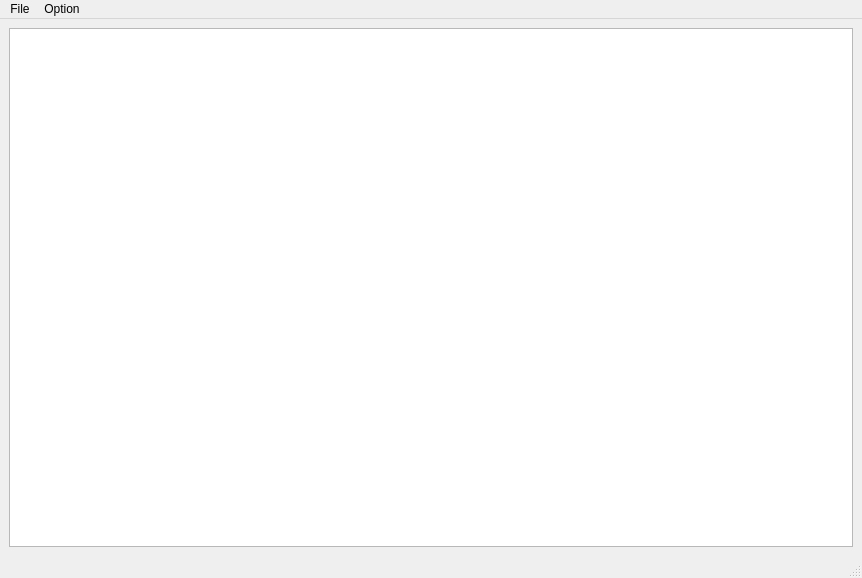
<?xml version="1.0" encoding="UTF-8"?>
<ui version="4.0">
 <class>MainWindow</class>
 <widget class="QMainWindow" name="MainWindow">
  <property name="geometry">
   <rect>
    <x>0</x>
    <y>0</y>
    <width>862</width>
    <height>578</height>
   </rect>
  </property>
  <property name="windowTitle">
   <string>MainWindow</string>
  </property>
  <widget class="QWidget" name="centralwidget">
   <layout class="QGridLayout" name="gridLayout">
    <item row="0" column="0">
     <widget class="QPlainTextEdit" name="plainTextEdit">
      <property name="lineWrapMode">
       <enum>QPlainTextEdit::NoWrap</enum>
      </property>
     </widget>
    </item>
   </layout>
  </widget>
  <widget class="QMenuBar" name="menubar">
   <property name="geometry">
    <rect>
     <x>0</x>
     <y>0</y>
     <width>862</width>
     <height>24</height>
    </rect>
   </property>
   <widget class="QMenu" name="menuFile">
    <property name="title">
     <string>File</string>
    </property>
    <addaction name="actionOpen"/>
    <addaction name="actionSave"/>
    <addaction name="actionClose"/>
   </widget>
   <widget class="QMenu" name="menuOption">
    <property name="title">
     <string>Option</string>
    </property>
    <widget class="QMenu" name="menuFont_size">
     <property name="title">
      <string>Font size</string>
     </property>
     <addaction name="action12_pt"/>
     <addaction name="action18_pt"/>
     <addaction name="action24_pt"/>
    </widget>
    <addaction name="menuFont_size"/>
   </widget>
   <addaction name="menuFile"/>
   <addaction name="menuOption"/>
  </widget>
  <widget class="QStatusBar" name="statusbar"/>
  <action name="actionOpen">
   <property name="text">
    <string>Open</string>
   </property>
  </action>
  <action name="actionSave">
   <property name="text">
    <string>Save</string>
   </property>
  </action>
  <action name="actionClose">
   <property name="text">
    <string>Close</string>
   </property>
  </action>
  <action name="action12ptx">
   <property name="text">
    <string>12ptx</string>
   </property>
  </action>
  <action name="action14ptx">
   <property name="text">
    <string>14ptx</string>
   </property>
  </action>
  <action name="action12_pt">
   <property name="text">
    <string>12 pt</string>
   </property>
  </action>
  <action name="action18_pt">
   <property name="text">
    <string>18 pt</string>
   </property>
  </action>
  <action name="action24_pt">
   <property name="text">
    <string>24 pt</string>
   </property>
  </action>
 </widget>
 <resources/>
 <connections/>
</ui>
